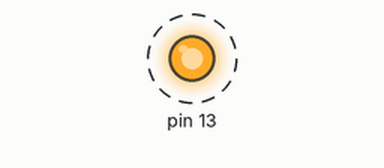
A sketch run on a simulated Arduino Uno, built for the host (arithmetic inside an expression is 32-bit, double 64-bit). Shown: output pins drawn as LEDs (lit = HIGH). Dashed ring = blinking. What the sketch prints to the serial monitor is not drawn.

Above: at 0.2 s.
Timing chart, 0 to 3.0 s (numbered marks = the images above):
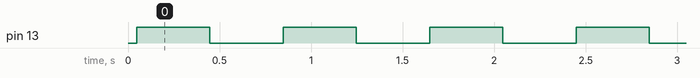

The sketch:

sketch_part1.ino
```cpp
#include "testasm.h"

void setup() {
  // put your setup code here, to run once
  Serial.begin(9600);

  Serial.print("The sum of 3 and 4 is: ");
  Serial.println(testasm(3, 4));

  Serial.print("The sum of 0 and 0 is: ");
  Serial.println(testasm(0, 0));

  Serial.print("The sum of 255 and 255 is: ");
  Serial.println(testasm(255, 255));

  Serial.print("The sum of 67 and 76 is: ");
  Serial.println(testasm(67, 76));

  pinMode (13, OUTPUT);
}

void loop() {
  // put your main code here, to run repeatedly:
  digitalWrite (13, HIGH);
  delay(400);
  digitalWrite (13, LOW);
  delay(400);
}
```

testasm.cpp
```cpp
#include "testasm.h"

/* the attribute "used" tells the compiler to not inline this function */
__attribute__((used))
unsigned int testasm(unsigned char a, unsigned char b) {
  unsigned int out;

  asm volatile (R"(

   rjmp start_of_assembly

   .data
   .text

; ----------------------------------------------------------------------------------------------------------------------
; STACK LAYOUT

; Stack at entry:
;     [ return address ]        ← SP
; Stack at exit:
;     [ return address ]        ← SP
; ----------------------------------------------------------------------------------------------------------------------

start_of_assembly:
   ; r24 = a, r25 = b
   mov r24,%1
   mov r25,%2

   add r24, r25               ; r24 = r24 + r25. If overflows 8'b, C will be set

   clr r25                    ; r25 = 0
   brcc end_of_assembly       ; if no carry, done
   inc r25                    ; else, put carry in r25

end_of_assembly:
   ; move r25:r24 to the 16-bit word in variable out
   movw %0,r24


)" : "=w" (out)  /* out is %0, and a 16-bit variable that is modified
		    by the assembly language */
   : "r" (a), "r" (b)  /* a is %1, b is %2, both are register-sized
			  variables */
   : "r25", "r24");   /* r24, r25 are modified by this assembly
			 language fragment */

  return out;
}
```

testasm.h
```cpp
unsigned int testasm (unsigned char, unsigned char);
```

Measured:
- by itself, pin 13: alternates HIGH for 0.40 s and LOW for 0.40 s
